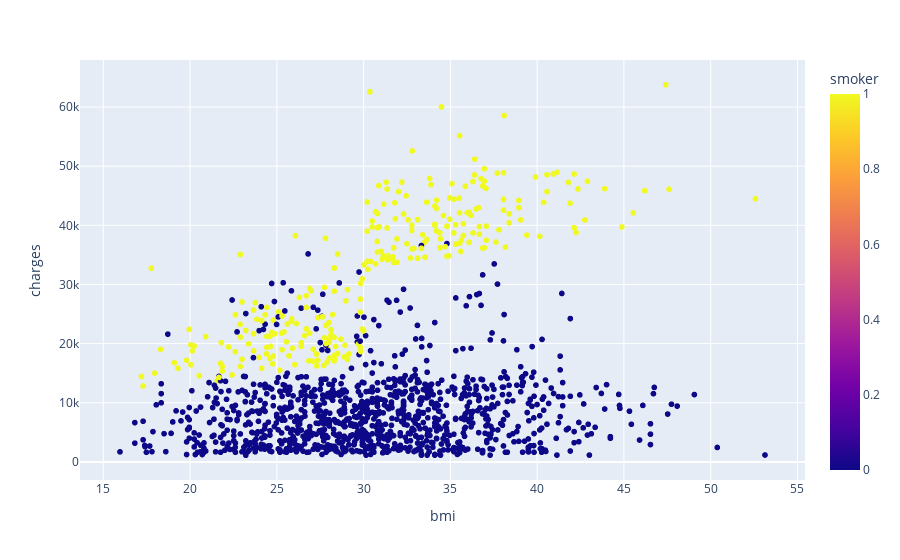

The notebook cell saved with this chart:
### Code cell
fg=px.scatter(file,x="bmi",y="charges",color="smoker",color_discrete_sequence=["red","green"])
fg.show()

### Figure 1 — Plotly figure (JSON) as saved in the notebook; plotly's stock layout.template omitted (floating-point values rounded to 4 significant figures; data arrays with more than 128 entries replaced by an {"elided": "..."} marker saying what was removed)
{"data": [{"hovertemplate": "bmi=%{x}<br>charges=%{y}<br>smoker=%{marker.color}<extra></extra>", "legendgroup": "", "marker": {"color": {"elided": "1338 int values"}, "coloraxis": "coloraxis", "symbol": "circle"}, "mode": "markers", "name": "", "showlegend": false, "type": "scattergl", "x": {"elided": "1338 float values"}, "xaxis": "x", "y": {"elided": "1338 float values"}, "yaxis": "y"}], "layout": {"autosize": true, "coloraxis": {"colorbar": {"title": {"text": "smoker"}}, "colorscale": [[0, "#0d0887"], [0.1111, "#46039f"], [0.2222, "#7201a8"], [0.3333, "#9c179e"], [0.4444, "#bd3786"], [0.5556, "#d8576b"], [0.6667, "#ed7953"], [0.7778, "#fb9f3a"], [0.8889, "#fdca26"], [1, "#f0f921"]]}, "legend": {"tracegroupgap": 0}, "margin": {"t": 60}, "xaxis": {"anchor": "y", "autorange": true, "domain": [0, 1], "range": [13.56, 55.53], "title": {"text": "bmi"}, "type": "linear"}, "yaxis": {"anchor": "x", "autorange": true, "domain": [0, 1], "range": [-3729.0, 68620.0], "title": {"text": "charges"}, "type": "linear"}}}
